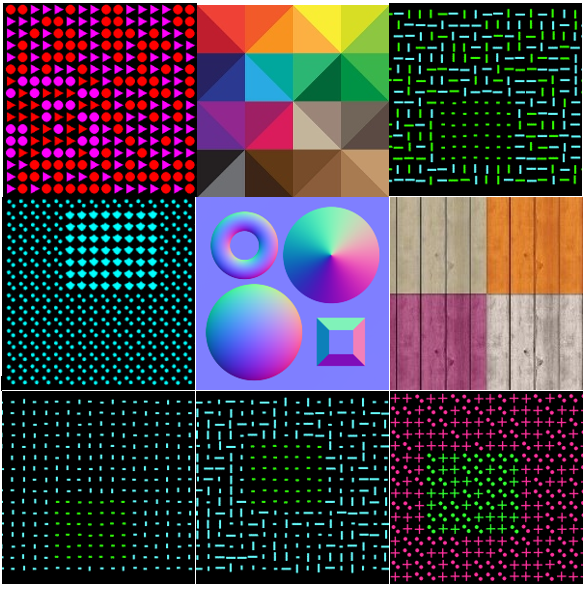
#> input picture abc.PNG, 587 x 589 px, found by its file name
$ python crop_image.py
#> lines starting #> are read from the running program, lines starting #| are printed output that depends on the picture
import numpy as np
import cv2

image1 = cv2.imread('abc.png')
#> image1 is the input picture: shape (589, 587, 3); mean B, G, R 71.9, 62.1, 72
image2 = cv2.imread('anhcat.jpg')
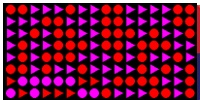
#> input picture anhcat.jpg, 200 x 100 px
#> image2 is the input picture: shape (100, 200, 3); mean B, G, R 55.7, 16.6, 106.5

crop1 = image1[100:199, 100:299]
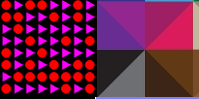
#> crop1: shape (99, 199, 3); mean B, G, R 65.9, 27.9, 106.9
cv2.imshow('crop1', crop1)
crop2 = image2[0:99, 0:199]
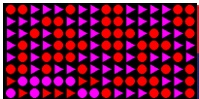
#> crop2: shape (99, 199, 3); mean B, G, R 56.1, 16.6, 107.4
cv2.imshow('crop2', crop2)

img3= cv2.add(crop1,crop2) #lệnh ghép 2 ảnh với nhau
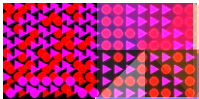
#> img3: shape (99, 199, 3); mean B, G, R 115.3, 43.3, 186.6
cv2.imshow('img3', img3)

Y= (img3.shape[0]) #lấy chiều cao của ảnh
#> Y = 99
print (Y)
#| 99
X= (img3.shape[1]) # lấy chiều rộng của ảnh
#> X = 199
print (X)
#| 199

cv2.waitKey(0)
cv2.destroyAllWindows()

#https://kipalog.com/posts/Tim-hieu-xu-ly-anh-bang-OpenCV-trong-Python---Thuc-hanh-2
